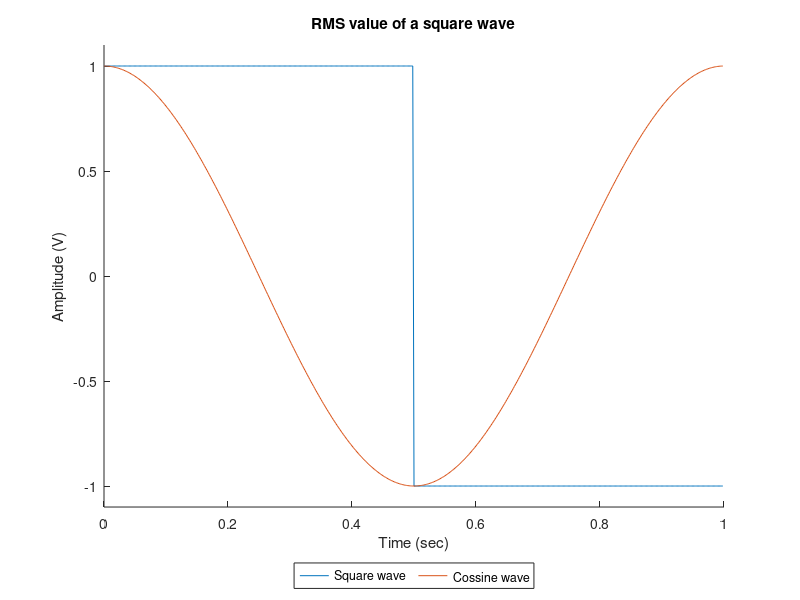

Write MATLAB code to recreate this figure.
close all; clear variables; clc;
Ts = 0.002; % Sample interval
N = 500; % Number of points
t = (0:N-1)*Ts; % Time vector
A = 1; % Signal amplitude
f = 1; % Frequency of both signals 
cw = A*cos(2*pi*f*t); % Sine wave
sqw = A*square(2*pi*f*t); % Cossine wave
rxy_p = sum((cw-mean(cw)).*(sqw-mean(sqw))) / ((N-1)*sqrt(var(cw)*var(sqw))); % Pearson correlation
% ------------- Graph plotting --------------------------
hold on
plot(t,sqw,'DisplayName','Square wave')
plot(t,cw,'DisplayName','Cossine wave')
ylabel('Amplitude (V)')
xlabel('Time (sec)');
ylim([-1.1*A,1.1*A])
legend('Orientation','horizontal','Box','on','Location','southoutside')
title('RMS value of a square wave')
legend
saveas(gcf,sprintf('%s.png',mfilename))
% --------- Log Command Window text to file --------------------------
filename = sprintf('%s.txt',mfilename);
if exist(filename, 'file') ; delete(filename); end
diary(filename)
rxy_p
diary off
